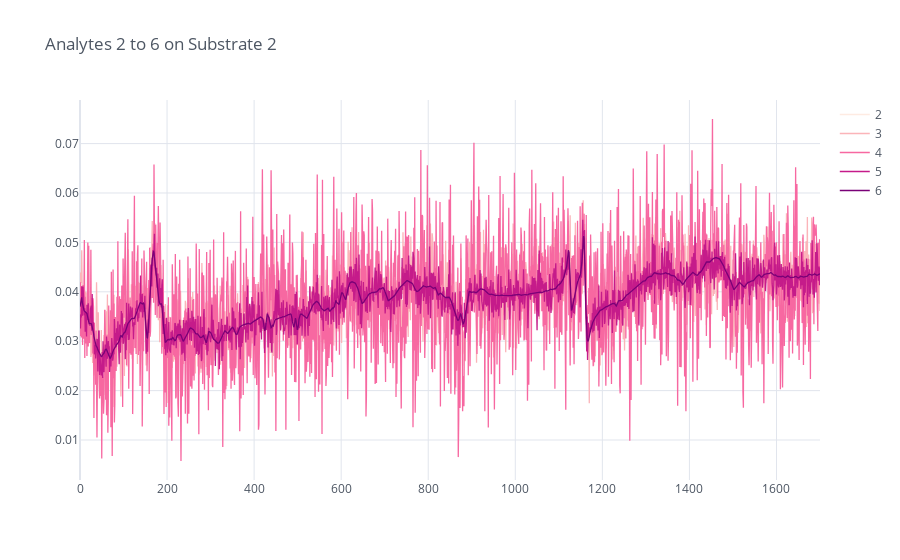

The code cell stored with this chart in its notebook:
### Code cell
plot_instances_on_substrate(substrate=2,start_idx=2,n_instances=5)

### Figure 1 — Plotly figure (JSON) as saved in the notebook; plotly's stock layout.template omitted (floating-point values rounded to 4 significant figures; data arrays with more than 128 entries replaced by an {"elided": "..."} marker saying what was removed)
{"data": [{"line": {"color": "rgba(254, 235, 226, 1.0)", "dash": "solid", "shape": "linear", "width": 1.3}, "mode": "lines", "name": "2", "text": "", "type": "scatter", "x": {"elided": "1701 int values"}, "y": {"elided": "1701 float values"}}, {"line": {"color": "rgba(251, 180, 185, 1.0)", "dash": "solid", "shape": "linear", "width": 1.3}, "mode": "lines", "name": "3", "text": "", "type": "scatter", "x": {"elided": "1701 int values"}, "y": {"elided": "1701 float values"}}, {"line": {"color": "rgba(247, 104, 161, 1.0)", "dash": "solid", "shape": "linear", "width": 1.3}, "mode": "lines", "name": "4", "text": "", "type": "scatter", "x": {"elided": "1701 int values"}, "y": {"elided": "1701 float values"}}, {"line": {"color": "rgba(197, 27, 138, 1.0)", "dash": "solid", "shape": "linear", "width": 1.3}, "mode": "lines", "name": "5", "text": "", "type": "scatter", "x": {"elided": "1701 int values"}, "y": {"elided": "1701 float values"}}, {"line": {"color": "rgba(122, 1, 119, 1.0)", "dash": "solid", "shape": "linear", "width": 1.3}, "mode": "lines", "name": "6", "text": "", "type": "scatter", "x": {"elided": "1701 int values"}, "y": {"elided": "1701 float values"}}], "layout": {"legend": {"bgcolor": "#FFFFFF", "font": {"color": "#4D5663"}}, "paper_bgcolor": "#FFFFFF", "plot_bgcolor": "#FFFFFF", "title": {"font": {"color": "#4D5663"}, "text": "Analytes 2 to 6 on Substrate 2"}, "xaxis": {"gridcolor": "#E1E5ED", "showgrid": true, "tickfont": {"color": "#4D5663"}, "title": {"font": {"color": "#4D5663"}, "text": ""}, "zerolinecolor": "#E1E5ED"}, "yaxis": {"gridcolor": "#E1E5ED", "showgrid": true, "tickfont": {"color": "#4D5663"}, "title": {"font": {"color": "#4D5663"}, "text": ""}, "zerolinecolor": "#E1E5ED"}}}
